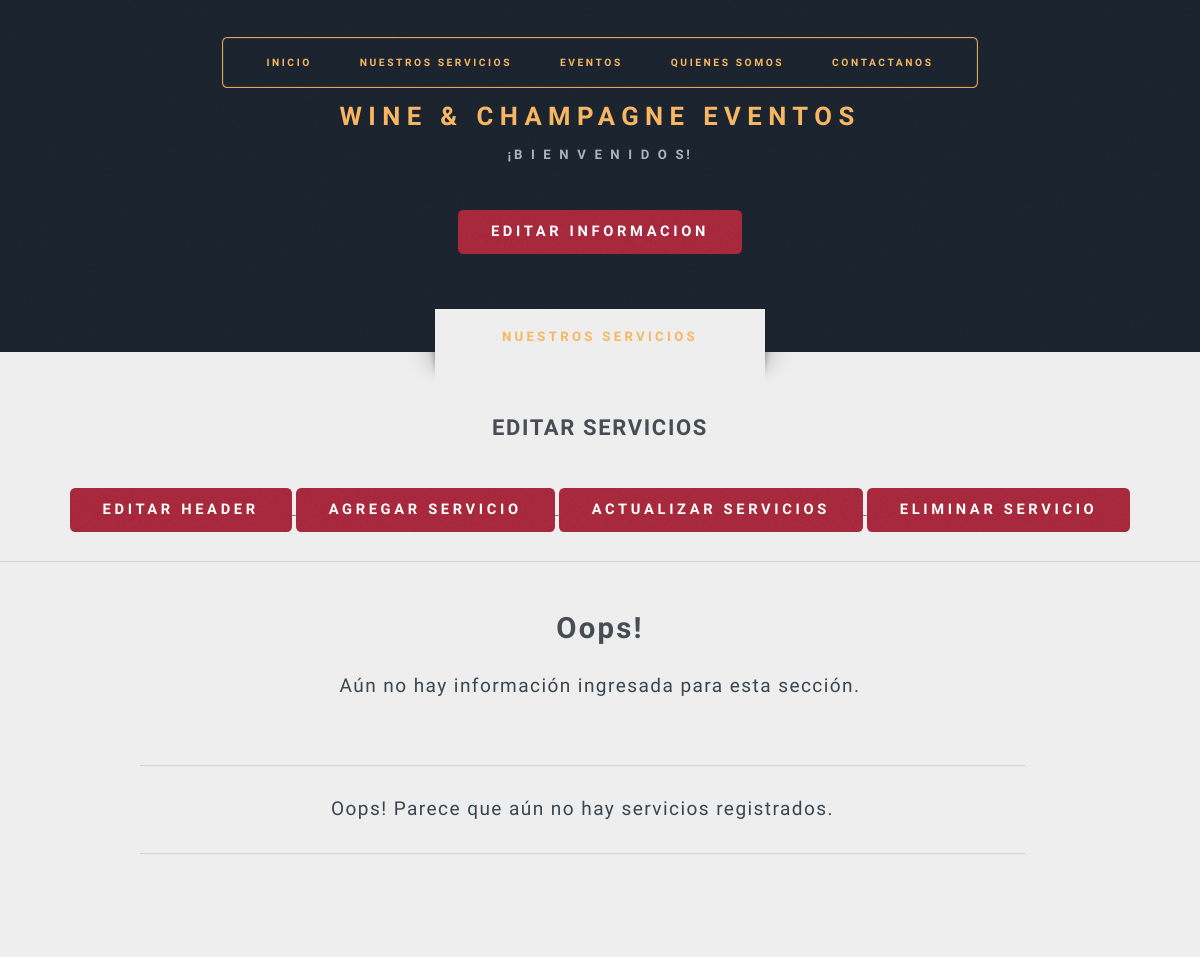
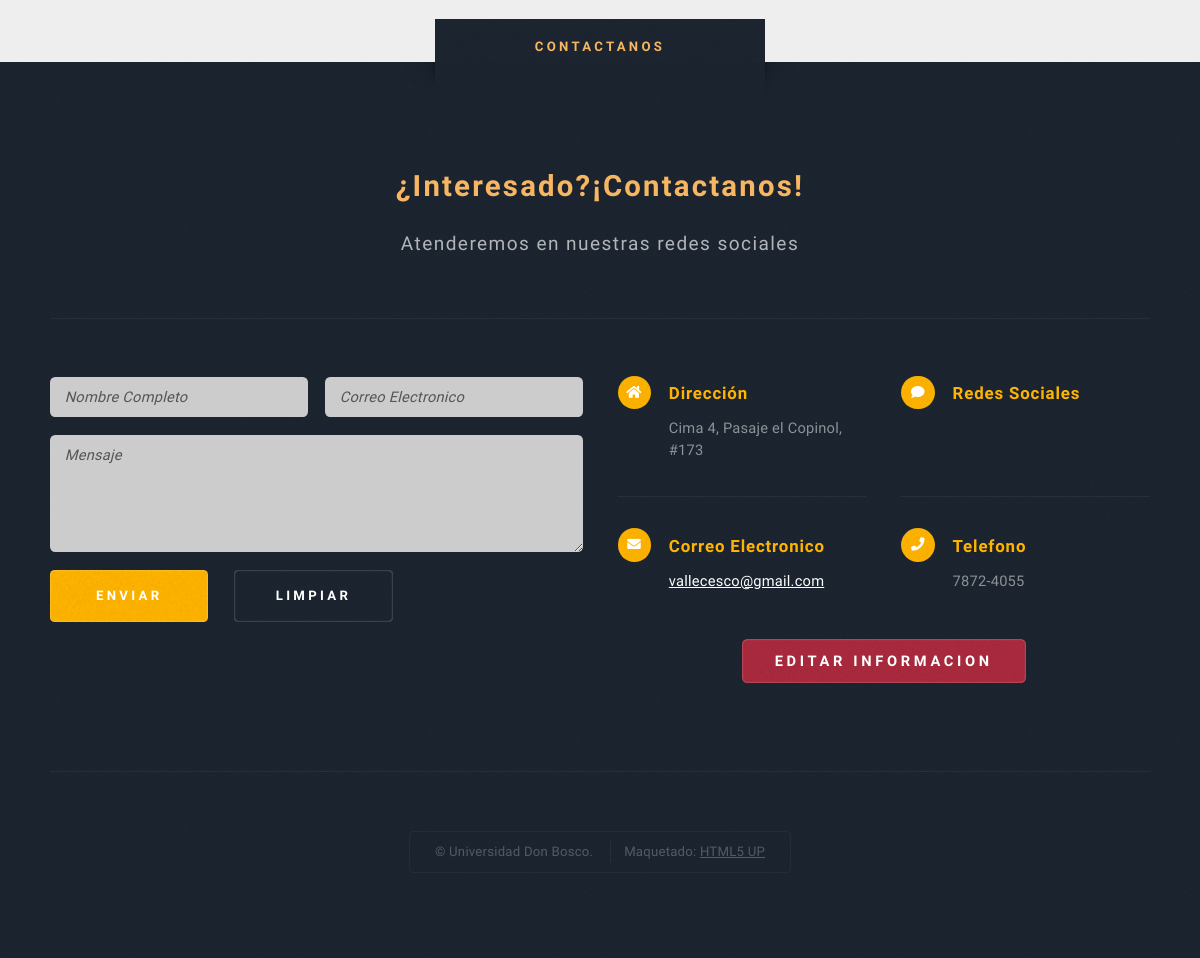
Before: /ServiciosAdmin.php with the older database file (2 pictures, top to bottom).
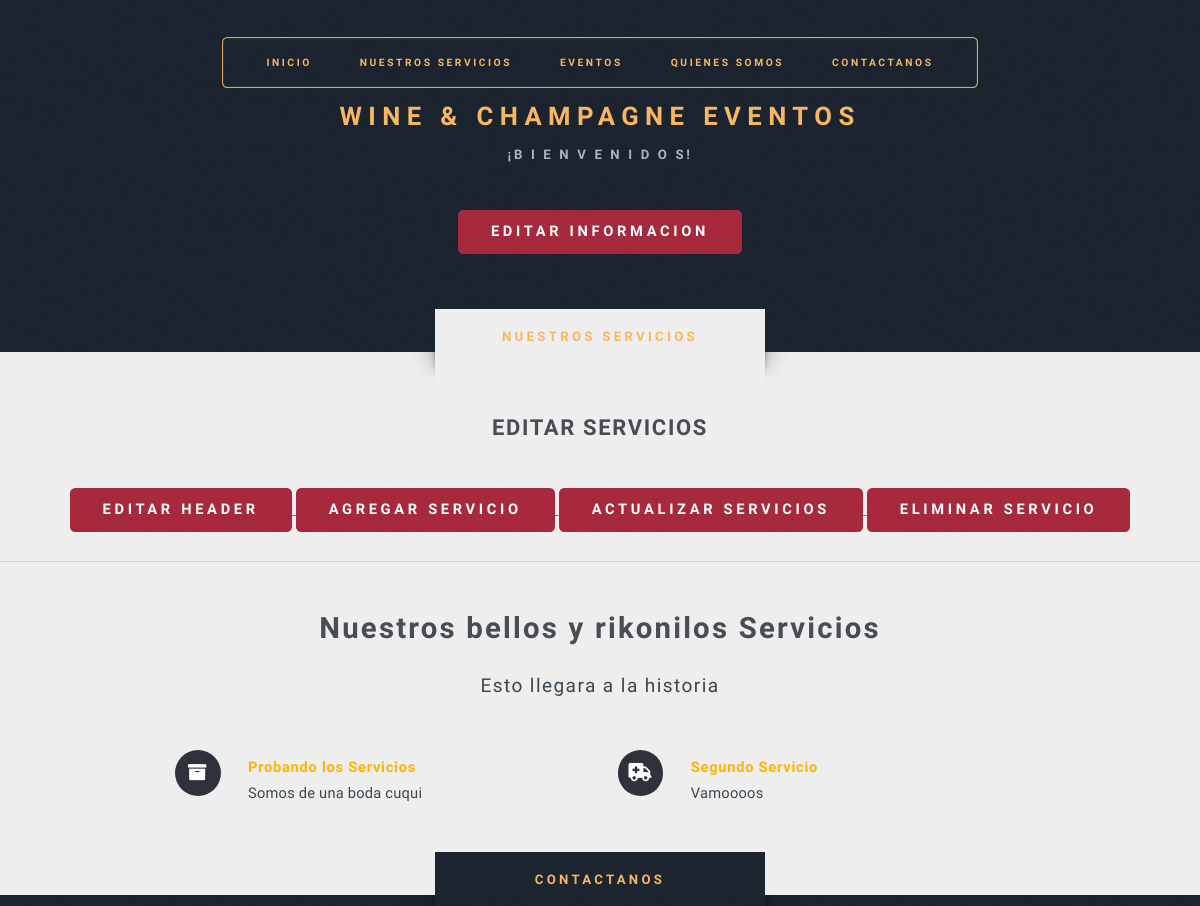
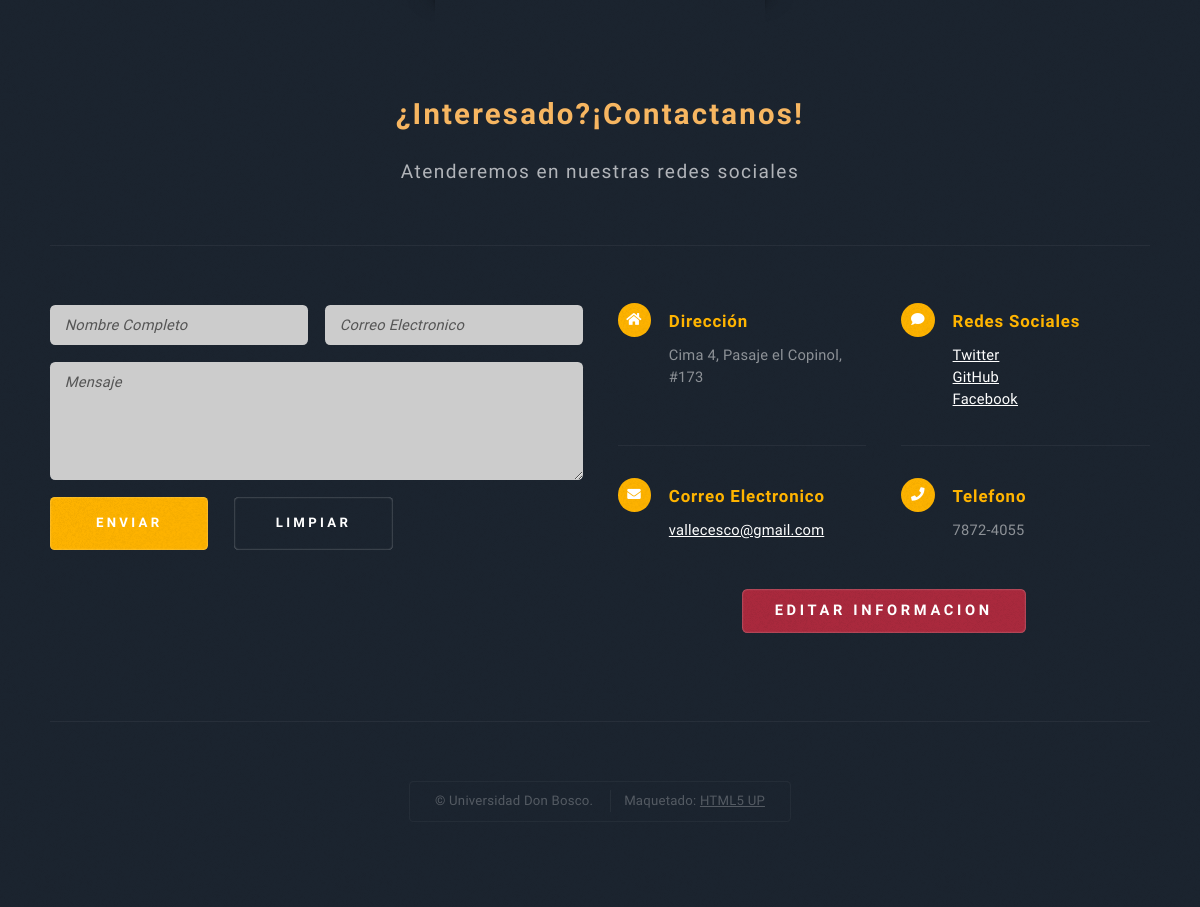
After: the same page with the newer database file (2 pictures, top to bottom).
### tables this page shows
CREATE TABLE `empresa` (
  `idEmpresa` int(11) NOT NULL,
  `Nombre` varchar(45) DEFAULT NULL,
  `TituloDescripcion` varchar(25) NOT NULL,
  `LogoDesc` varchar(150) NOT NULL,
  `Descripcion` text DEFAULT NULL,
  `EventosTitle` varchar(25) NOT NULL,
  `EventosDesc` text NOT NULL,
  `UbicTitle` varchar(25) NOT NULL,
  `UbicDesc` text NOT NULL,
  `ContactTitle` varchar(25) NOT NULL,
  `ContactDesc` text NOT NULL,
  `Slogan` varchar(100) DEFAULT NULL,
  `Telefono` varchar(8) DEFAULT NULL,
  `Direccion` varchar(100) DEFAULT NULL,
  `Email` varchar(45) DEFAULT NULL,
  `Logo_Url` longtext DEFAULT NULL
);

CREATE TABLE `infoservicios` (
  `idEmpresa` int(11) NOT NULL,
  `HeaderTitulo` varchar(50) DEFAULT NULL,
  `DescripcionHeader` varchar(200) DEFAULT NULL
);

CREATE TABLE `servicios` (
  `idServicios` int(11) NOT NULL,
  `Nombre` varchar(45) DEFAULT NULL,
  `Descripcion` varchar(300) DEFAULT NULL,
  `urlIMG` longtext DEFAULT NULL,
  `IdEmpresa` int(11) NOT NULL,
  `Id_Usuario` int(11) NOT NULL
);

CREATE TABLE `enlaces` (
  `IDEnlaces` int(5) NOT NULL,
  `Nombre` varchar(20) NOT NULL,
  `Enlace` text NOT NULL
);

### class/servicios.php (the view, shortened to what this page needs)
<?php
class Servicio
{
    private $nombre;
    private $descripcion;
    private $url_icono;
    public function setNombre($name)
    {
        $this->nombre = $name;
    }
    public function setDescripcion($descrp)
    {
        $this->descripcion = $descrp;
    }
    public function setURL_Icono($url)
    {
        $this->url_icono = $url;
    }
    public function GenerarServicio()
    {
        echo "<div class='col-6 col-12-medium'>
        <section>
        <h3 class='icon solid ".$this->url_icono."'>".$this->nombre."</h3>
        <p>".$this->descripcion."</p>
        </section>
        </div>
        ";
    }
    public function GenerarHeaderServicios($titulo_header,$descrip_header)
    {
        echo "<header class='style1'>
        <h2>$titulo_header</h2>
        <p>$descrip_header</p>
        </header>";
    }
}

### ServiciosAdmin.php (shortened to what this page needs)
<!DOCTYPE HTML>
<html>
<head>
    <link rel="stylesheet" href="assets/css/main.css?<?php echo time() . ".0"; ?>" media="all" />
</head>
<body class="no-sidebar is-preload">
    <div id="page-wrapper">
        <?php
        require './assets/php/header.php';
        ?>
        <?php
        require 'class/servicios.php';
        $Servicios = new Servicio();
        $Base = new mysqli('localhost', 'root', '', 'mydb', 3307);
        $Base->set_charset("utf8");
        ?>
        <div id='main' class='wrapper style2'>
            <div class='title'>NUESTROS SERVICIOS</div>
            <div class="col-12">
                <header class="style2">
                    <h2>EDITAR SERVICIOS</h2>
                </header>
                <ul class="actions special">
                    <form id="servicesbtn" name="servicesbtn">
                        <a href="./EditarHeader.php">
                            <li>
                                <input type="button" class="button special style5 large" value="Editar Header" onclick="document.servicesbtn.action = 'EditarHeader.php';">
                            </li>
                        </a>
                        <a href="./AgregarServicios.php">
                            <li><input type="button" class="button special style5 large " value="Agregar Servicio" onclick="document.servicesbtn.action = 'AgregarServicios.php';" />
                            </li>
                        </a>
                        <a href="./ActualizarServicios.php">
                            <li><input type="button" class="button special style5 large" value="Actualizar Servicios" onclick="document.servicesbtn.action = 'ActualizarServicios.php';" />
                            </li>
                        </a>
                        <a href="./EliminarServicios.php">
                            <li><input type="button" class="button special style5 large" value="Eliminar Servicio" onclick="document.servicesbtn.action = 'EliminarServicios.php';" />
                            </li>
                        </a>
                    </form>
                    <hr>
                </ul>
            </div>
            <div class='container'>
                <div id='content'>
                    <article class='box post'>
                        <br>
                        <?php
                        $HeaderC = "SELECT * FROM InfoServicios";
                        $HeaderR = $Base->query($HeaderC);
                        if ($HeaderR->num_rows != 0) {
                            if ($HeaderR) {
                                $fila = $HeaderR->fetch_assoc();
                                $Servicios->GenerarHeaderServicios($fila['HeaderTitulo'], $fila['DescripcionHeader']);
                            }
                        } else {
                            $Servicios->GenerarHeaderServicios('Oops!', 'Aún no hay información ingresada para esta sección.');
                        }
                        ?>
                        <div class='feature-list'>
                            <div class='row'>
                                <?php
                                $Consulta = "Select * from Servicios order by Nombre asc";
                                $Ejecucion = $Base->query($Consulta);
                                if ($Ejecucion->num_rows != 0) {
                                    if ($Ejecucion) {
                                        while ($fila = $Ejecucion->fetch_assoc()) {
                                            $Servicios->ExtraerBase($fila);
                                            $Servicios->GenerarServicio();
                                        }
                                    }
                                } else {
                                    echo "<header class='col-12 style1'><br><hr>";
                                    echo "<p>Oops! Parece que aún no hay servicios registrados.</p><hr></header>";
                                }
                                ?>
                            </div>
                        </div>
                    </article>
                </div>
            </div>
        </div>
        <?php
        require './assets/php/footer.php';
        ?>
    </div>
</body>
</html>

### assets/php/header.php (shortened to what this page needs)
<?php
$mysqli = new mysqli('localhost', 'root', '', 'mydb', 3307)  or die($mysqli->error);
?>
<section id="header" class="wrapper">
    <div id="logo">
        <h1><a href="InicioAdmin.php"><?php
                                        $Nombre = "SELECT `Nombre` FROM `empresa` WHERE 1";
                                        $peticion = $mysqli->query($Nombre);
                                        $filaemprcontact = $peticion->fetch_assoc();
                                        echo $filaemprcontact['Nombre'];
                                        ?></a></h1>
        <p><?php
            $Slogan = "SELECT `Slogan` FROM `empresa` WHERE 1";
            $peticion = $mysqli->query($Slogan);
            $filaemprcontact = $peticion->fetch_assoc();
            echo $filaemprcontact['Slogan'];
            ?></p>
                        <ul class="actions special">
                <form id="servicesbtn" name="servicesbtn">
                    <li>
                        <a href="./ActualizarEmpresa.php"> <input type="button" class="button special style5 large" value="Editar Informacion"></a>
                    </li>
                </form>
            </ul>
    </div>
    <nav id="nav">
        <ul>
            <li><a href="InicioAdmin.php">INICIO</a></li>
            <li>
                <a href="ServiciosAdmin.php">NUESTROS SERVICIOS</a>
            </li>
            <li>
                <a href="EventosAd.php">EVENTOS</a>
            </li>
            <li><a href="AcercaDe.php">QUIENES SOMOS</a></li>
            <li class="current"><a href="#">CONTACTANOS</a></li>
        </ul>
    </nav>
</section>

### assets/php/footer.php (shortened to what this page needs)
<?php require 'class/enlace.class.php'; ?>
<?php
$mysqli = new mysqli('localhost', 'root', '', 'mydb', 3307)  or die($mysqli->error);
?>
<section id="footer" class="wrapper">
    <div class="title">CONTACTANOS</div>
    <div class="container">
        <header class="style1">
            <h2><?php
                $contacttitle = "SELECT `ContactTitle` FROM `empresa` WHERE 1";
                $peticion = $mysqli->query($contacttitle);
                $filaemprcontact = $peticion->fetch_assoc();
                echo $filaemprcontact['ContactTitle'];
                ?></h2>
            <p><?php
                $ContactDesc = "SELECT `ContactDesc` FROM `empresa` WHERE 1";
                $peticion = $mysqli->query($ContactDesc);
                $filaemprcontact = $peticion->fetch_assoc();
                echo $filaemprcontact['ContactDesc'];
                ?></p>
        </header>
        <div class="row">
            <div class="col-6 col-12-medium">
                <section>
                    <form method="post" action="class/Contactanos.php" onsubmit="Locacion(window.location.pathname)">
                        <div class="row gtr-50">
                            <div class="col-6 col-12-small">
                                <input type="text" name="name" id="contact-name" placeholder="Nombre Completo" />
                            </div>
                            <div class="col-6 col-12-small">
                                <input type="text" name="email" id="contact-email" placeholder="Correo Electronico" />
                            </div>
                            <div class="col-12">
                                <textarea name="message" id="contact-message" placeholder="Mensaje" rows="4"></textarea>
                            </div>
                            <div class="col-12">
                                <ul class="actions">
                                    <li><input type="submit" class="style1" value="Enviar" /></li>
                                    <li><input type="reset" class="style2" value="Limpiar" /></li>
                                </ul>
                            </div>
                        </div>
                    </form>
                </section>
            </div>
            <div class="col-6 col-12-medium">
                <section class="feature-list small">
                    <div class="row">
                        <div class="col-6 col-12-small">
                            <section>
                                <h3 class="icon solid fa-home">Dirección</h3>
                                <p>
                                    <?php
                                    $Direccion = "SELECT `Direccion` FROM `empresa` WHERE 1";
                                    $peticion = $mysqli->query($Direccion);
                                    $filaemprcontact = $peticion->fetch_assoc();
                                    echo $filaemprcontact['Direccion'];
                                    ?>
                                </p>
                            </section>
                        </div>
                        <div class="col-6 col-12-small">
                            <section>
                                <h3 class="icon solid fa-comment">Redes Sociales</h3>
                                <p>
                                    <?php
                                    $inner = "SELECT enlaces.IDEnlaces, enlaces.Nombre,enlaces.Enlace FROM enlaces INNER JOIN detalle_empresa_enlaces ON enlaces.IDEnlaces=detalle_empresa_enlaces.IDEnlaces INNER JOIN empresa ON detalle_empresa_enlaces.IDEmpresa=empresa.idEmpresa";
                                    $resultado = $mysqli->query($inner);
                                    while ($selector = $resultado->fetch_assoc()) :
                                    ?>
                                        <a href="<?php echo $selector['Enlace'] ?>"><?php echo $selector['Nombre'] ?></a><br />
                                    <?php endwhile; ?>
                                </p>
                            </section>
                        </div>
                        <div class="col-6 col-12-small">
                            <section>
                                <h3 class="icon solid fa-envelope">Correo Electronico</h3>
                                <p>
                                    <a href="#">
                                        <?php
                                        $Email = "SELECT `Email` FROM `empresa` WHERE 1";
                                        $peticion = $mysqli->query($Email);
                                        $filaemprcontact = $peticion->fetch_assoc();
                                        echo $filaemprcontact['Email'];
                                        ?>
                                    </a>
                                </p>
                            </section>
                        </div>
                        <div class="col-6 col-12-small">
                            <section>
                                <h3 class="icon solid fa-phone">Telefono</h3>
                                <p>
                                    <?php
                                    $Telefono = "SELECT `Telefono` FROM `empresa` WHERE 1";
                                    $peticion = $mysqli->query($Telefono);
                                    $filaemprcontact = $peticion->fetch_assoc();
                                    echo implode('-', str_split($filaemprcontact['Telefono'], 4));
                                    ?>
                                </p>
                            </section>
                        </div>
                    </div>
                </section>
                <ul class="actions special">
                    <form id="servicesbtn" name="servicesbtn">
                        <li>
                            <a href="./ActualizarEmpresa.php"> <input type="button" class="button special style5 large" value="Editar Informacion"></a>
                        </li>
                    </form>
                </ul>
            </div>
        </div>
        <div id="copyright">
            <ul>
                <li>&copy; Universidad Don Bosco.</li>
                <li>Maquetado: <a href="http://html5up.net">HTML5 UP</a></li>
            </ul>
        </div>
    </div>
</section>

Changed rows visible on the page:
added infoservicios: HeaderTitulo "Nuestros bellos y rikonilos Servicios", DescripcionHeader "Esto llegara a la historia"
added servicios: Nombre "Probando los Servicios", Descripcion "Somos de una boda cuqui"
added servicios: Nombre "Segundo Servicio", Descripcion "Vamoooos"
now on this page (row unchanged): enlaces: Nombre "Twitter"
now on this page (row unchanged): enlaces: Nombre "GitHub"
now on this page (row unchanged): enlaces: Nombre "Facebook"
Other visible differences:
$titulo_header: "Oops!" → (not shown)
$descrip_header: "Aún no hay información ingresada para esta sección." → (not shown)
text no longer shown: "Oops! Parece que aún no hay servicios registrados."
